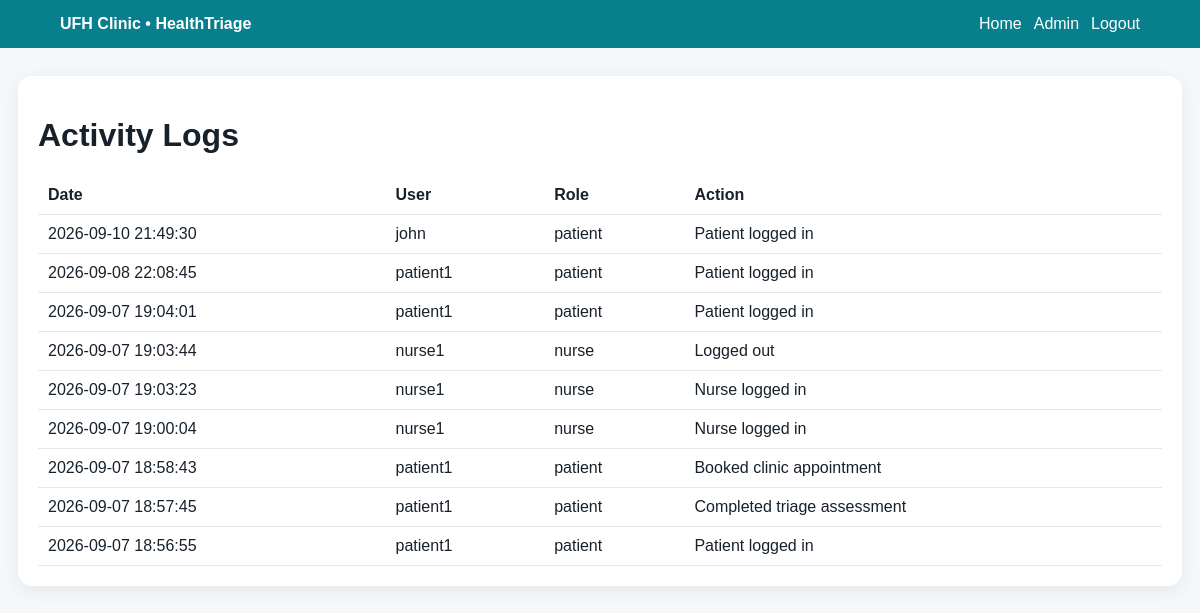
Page /admin/logs (signed in) on the committed database.
### tables this page shows
CREATE TABLE activity_logs (
        id INTEGER PRIMARY KEY AUTOINCREMENT,
        user_id INTEGER,
        user_name TEXT,
        user_role TEXT,
        action TEXT NOT NULL,
        created_at TEXT NOT NULL
    );

### app.py (the view)
@app.route('/admin/logs')
def admin_logs():
    d=require_role('admin','admin_login');
    if d:return d
    c=get_db(); rows=c.execute('SELECT * FROM activity_logs ORDER BY created_at DESC').fetchall(); c.close(); return render_template('adminLogs.html',records=rows)

### app.py (called while the page is built)
def get_db():
    conn = sqlite3.connect(DB_PATH)
    conn.row_factory = sqlite3.Row
    conn.execute('PRAGMA foreign_keys = ON')
    return conn

def require_role(role, endpoint):
    if session.get('role') != role:
        flash('Please login to continue.', 'error')
        return redirect(url_for(endpoint))
    return None

@app.context_processor
def globals_for_templates():
    return {'services': SERVICES, 'today': date.today().isoformat()}

### templates/adminLogs.html
{% extends 'base.html' %}{% block title %}Audit Logs{% endblock %}{% block content %}<div class="card"><h1>Activity Logs</h1><table class="table"><tr><th>Date</th><th>User</th><th>Role</th><th>Action</th></tr>{% for r in records %}<tr><td>{{r['created_at']}}</td><td>{{r['user_name']}}</td><td>{{r['user_role']}}</td><td>{{r['action']}}</td></tr>{% endfor %}</table></div>{% endblock %}

### templates/base.html (style rules this page uses)
* { box-sizing:border-box }
body { margin:0;font-family:Arial,Helvetica,sans-serif;background:#f4f8fb;color:#17212b }
.card { background:#fff;border-radius:14px;padding:20px;margin:16px 0;box-shadow:0 4px 18px #00000012 }
.table { width:100%;border-collapse:collapse }
.table th,.table td { padding:10px;border-bottom:1px solid #e5e7eb;text-align:left;vertical-align:top }

### rows in the picture
activity_logs: created_at "2026-09-10 21:49:30", user_name "john", user_role "patient", action "Patient logged in"
activity_logs: created_at "2026-09-08 22:08:45", user_name "patient1", user_role "patient", action "Patient logged in"
activity_logs: created_at "2026-09-07 19:04:01", user_name "patient1", user_role "patient", action "Patient logged in"
activity_logs: created_at "2026-09-07 19:03:44", user_name "nurse1", user_role "nurse", action "Logged out"
activity_logs: created_at "2026-09-07 19:03:23", user_name "nurse1", user_role "nurse", action "Nurse logged in"
activity_logs: created_at "2026-09-07 19:00:04", user_name "nurse1", user_role "nurse", action "Nurse logged in"
activity_logs: created_at "2026-09-07 18:58:43", user_name "patient1", user_role "patient", action "Booked clinic appointment"
activity_logs: created_at "2026-09-07 18:57:45", user_name "patient1", user_role "patient", action "Completed triage assessment"
activity_logs: created_at "2026-09-07 18:56:55", user_name "patient1", user_role "patient", action "Patient logged in"
